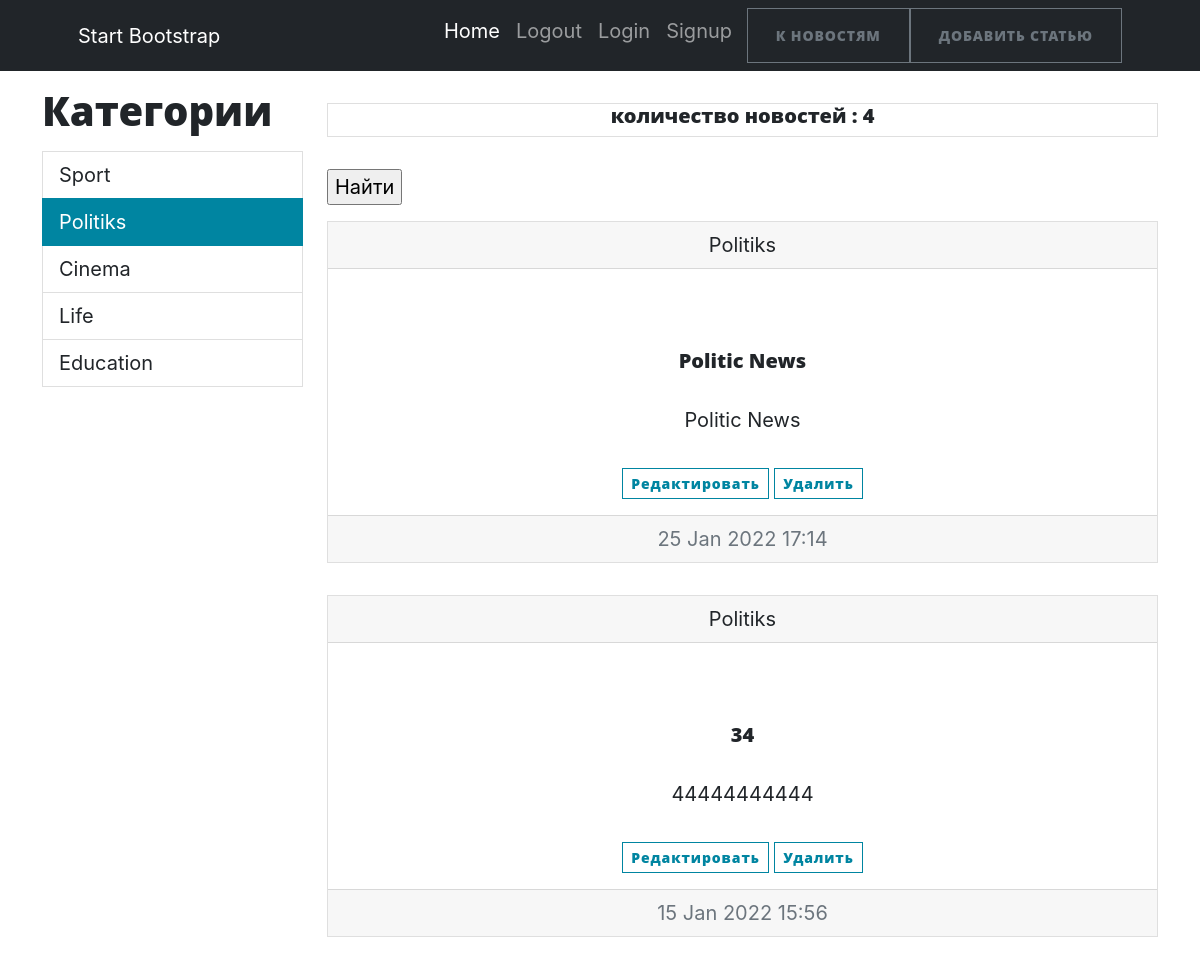
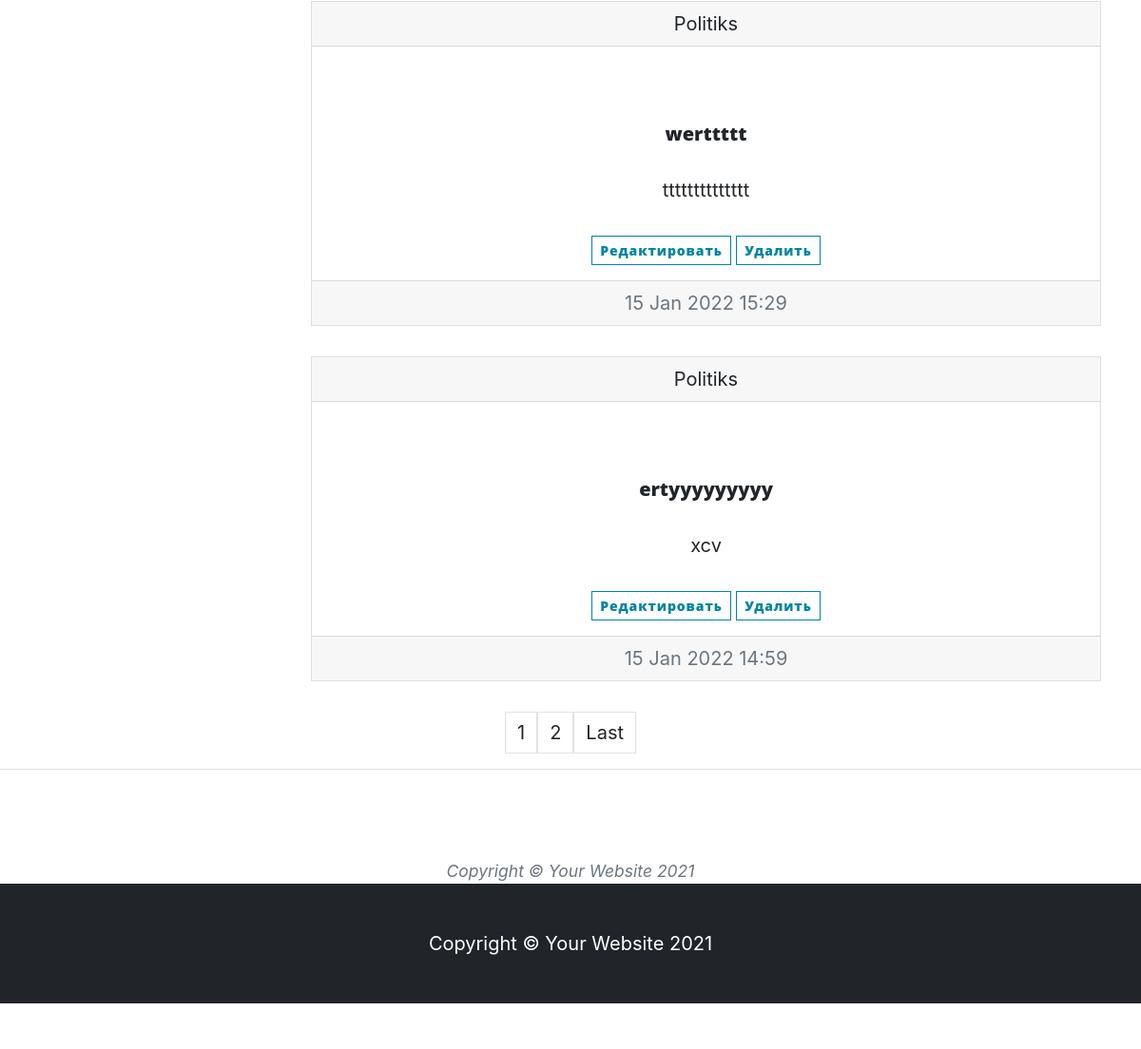
Screenshot of /cat/2 with the database file from the repository (2 pictures, top to bottom).
### news/models.py (models this page shows, shortened)
class Category(models.Model):
    name = models.CharField(max_length=128, unique=True)
    def __str__(self):
        return f'{self.name}'
    def get_absolute_url(self):
        return f"/cat/{self.pk}"

class Post(models.Model):
    CONTENT = [("NW", 'news'), ('AR', 'article')]
    title = models.CharField(max_length=128, verbose_name='Название Новости')
    content = models.CharField(max_length=2, blank=True, choices=CONTENT, default="NW", verbose_name="Вид Статьи")
    create = models.DateTimeField(auto_now_add=True, verbose_name='Создана')
    text = models.TextField(blank=True, verbose_name="Текст")
    rate = models.FloatField(default=0)
    author = models.ForeignKey(Author, related_name='author', on_delete=models.CASCADE, verbose_name="Автор")
    category = models.ManyToManyField('Category', through="PostCategory", verbose_name='Категория')
    def __str__(self):
        return f'{self.title}'
    class Meta:
        verbose_name = "Пост"
        verbose_name_plural = "Посты"
        ordering = ['-create']

### news/views.py (the view, shortened to what this page needs)
# urls.py: path('cat/<int:pk>', NewsCat.as_view(), name = 'cat'),
class NewsCat(ListView): # вывод категорий
    model = Post
    template_name = "news.html"
    context_object_name ='news'
    paginate_by = 4
    def get_queryset(self):
        print(Post.objects.filter(category__pk=self.kwargs['pk']))
        print(self.kwargs['pk'])
        return Post.objects.filter(category__pk=self.kwargs['pk'])
    def get_context_data(self, *args, **kwargs):
        context = super().get_context_data(**kwargs)
        context['category'] = Category.objects.all()
        context['category_selected'] = self.kwargs['pk']
        context['not_sub'] = self.cat_sub()
        print(self.cat_sub(), context['category_selected'])
        return context
    def cat_sub(self):
        print(self.request.user)
        cat = Category.objects.get(pk=self.kwargs['pk'])
        sub = SubAuthor.objects.filter(subcat=cat)
        g = []
        if str(self.request.user) == 'AnonymousUser':
            False

### news/templatetags/censor_filters.py (called while the page is built)
@register.filter(name='multiply')
def multiply(value):
    mat = ["дурак", 'невежда', 'редиска']
    c = value.split()
    for i in c:
        if i.lower() in mat:
            raise ValueError(f'Нельзя употреблять это слово {i}')
    else:
        return value

### news/templates/news/news.html (shortened to what this page needs)
{% extends 'index.html'%}
{% load censor_filters %}
{%block sidebar %}
{%for i in category%}
    {% if i.pk == category_selected %}
<a class="list-group-item list-group-item-action active" id="list-home-list" data-bs-toggle="list" href="{{i.get_absolute_url}}" role="tab" aria-controls="list-home">{{i.name}}</a>
    {%else%}
<a class="list-group-item list-group-item-action" id="list-profile-list" data-bs-toggle="list" href="{{i.get_absolute_url}}" role="tab" aria-controls="list-profile">{{i.name}}</a>
    {%endif%}
{%endfor%}
{%endblock sidebar%}
{%block containe%}
<p>
<div class="card text-center"><h5>количество новостей : {{news|length}}</h5></div>
</p>
<form method="GET">
    <div class="mb-3">
    <input type="submit" value="Найти">
    </div>
</form>
{%if news%}
{%for i in news%}
    <div class="card text-center">
  <div class="card-header">
      {%for t in i.category.all %}
    {{t}}
      {%endfor%}
  </div>
        <p>
  <div class="card-body">
    <a class="card-title" href="{%url 'ObjNews.html' i.pk%}"><h5>{{i.title}}</h5></a>
    <p class="card-text">{{i.text|truncatechars:50|multiply}}</p>
      <a class="btn btn-outline-primary btn-sm " href="{% url 'add' i.pk%}">Редактировать</a>
                    <a class="btn btn-outline-primary btn-sm " href="{% url 'news_del' i.pk%}">Удалить</a>
  </div>
  <div class="card-footer text-muted">
    {{i.create|date:"d M Y H:i"}}
  </div>
</div>
    {%endfor%}
    {%endif%}
{%endblock containe%}

### rows the page displays
Category: name "Sport"
Category: name "Politiks"
Category: name "Cinema"
Category: name "Life"
Category: name "Education"
Post: title "Politic News", text|multiply "Politic News", create "25 Jan 2022 17:14"
Post: title "34", text|multiply "44444444444", create "15 Jan 2022 15:56"
Post: title "werttttt", text|multiply "tttttttttttttt", create "15 Jan 2022 15:29"
Post: title "ertyyyyyyyyy", text|multiply "xcv", create "15 Jan 2022 14:59"

### other values shown
{{ news|length }} "4"
{{ num }} "1"
{{ num }} "2"
